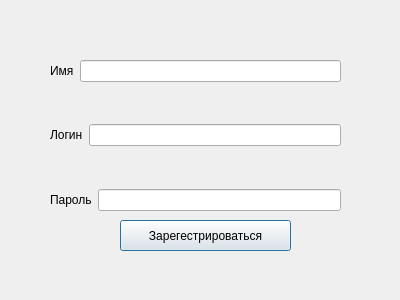
<?xml version="1.0" encoding="UTF-8"?>
<ui version="4.0">
 <class>Register</class>
 <widget class="QDialog" name="Register">
  <property name="geometry">
   <rect>
    <x>0</x>
    <y>0</y>
    <width>400</width>
    <height>300</height>
   </rect>
  </property>
  <property name="windowTitle">
   <string>Messanger</string>
  </property>
  <widget class="QPushButton" name="registrButton">
   <property name="geometry">
    <rect>
     <x>120</x>
     <y>220</y>
     <width>171</width>
     <height>31</height>
    </rect>
   </property>
   <property name="text">
    <string>Зарегестрироваться</string>
   </property>
  </widget>
  <widget class="QWidget" name="">
   <property name="geometry">
    <rect>
     <x>50</x>
     <y>60</y>
     <width>291</width>
     <height>151</height>
    </rect>
   </property>
   <layout class="QVBoxLayout" name="verticalLayout">
    <item>
     <layout class="QHBoxLayout" name="horizontalLayout_3">
      <item>
       <widget class="QLabel" name="label_3">
        <property name="text">
         <string>Имя</string>
        </property>
       </widget>
      </item>
      <item>
       <widget class="QLineEdit" name="name"/>
      </item>
     </layout>
    </item>
    <item>
     <spacer name="verticalSpacer">
      <property name="orientation">
       <enum>Qt::Vertical</enum>
      </property>
      <property name="sizeHint" stdset="0">
       <size>
        <width>20</width>
        <height>40</height>
       </size>
      </property>
     </spacer>
    </item>
    <item>
     <layout class="QHBoxLayout" name="horizontalLayout">
      <item>
       <widget class="QLabel" name="label">
        <property name="text">
         <string>Логин</string>
        </property>
       </widget>
      </item>
      <item>
       <widget class="QLineEdit" name="login"/>
      </item>
     </layout>
    </item>
    <item>
     <spacer name="verticalSpacer_2">
      <property name="orientation">
       <enum>Qt::Vertical</enum>
      </property>
      <property name="sizeHint" stdset="0">
       <size>
        <width>20</width>
        <height>40</height>
       </size>
      </property>
     </spacer>
    </item>
    <item>
     <layout class="QHBoxLayout" name="horizontalLayout_2">
      <item>
       <widget class="QLabel" name="label_2">
        <property name="text">
         <string>Пароль</string>
        </property>
       </widget>
      </item>
      <item>
       <widget class="QLineEdit" name="password"/>
      </item>
     </layout>
    </item>
   </layout>
  </widget>
 </widget>
 <resources/>
 <connections/>
</ui>
